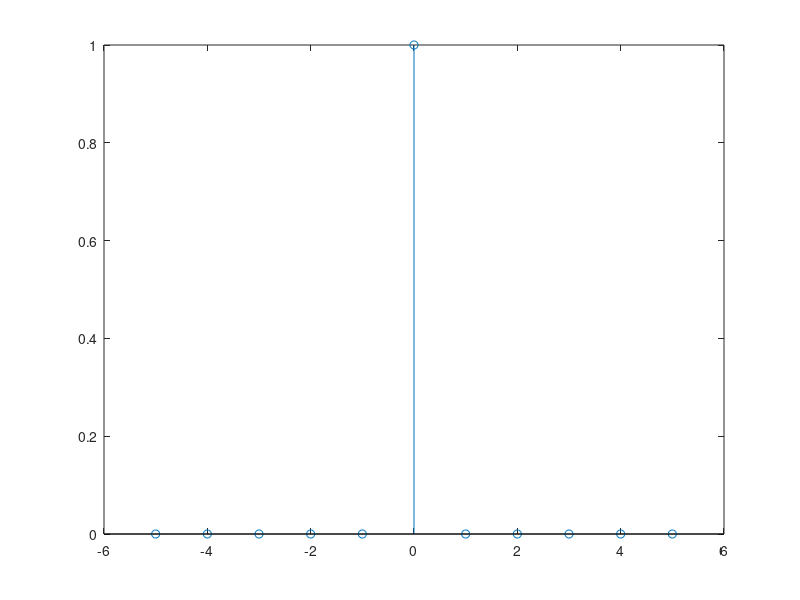
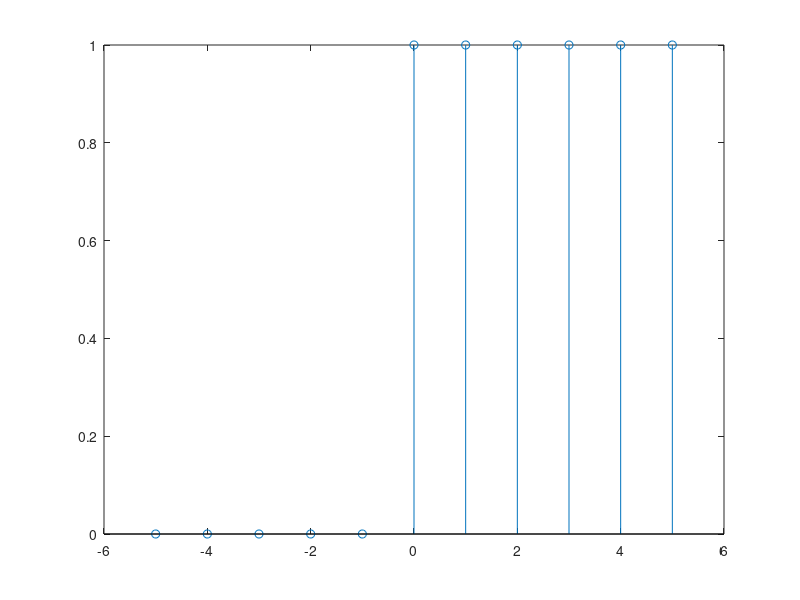
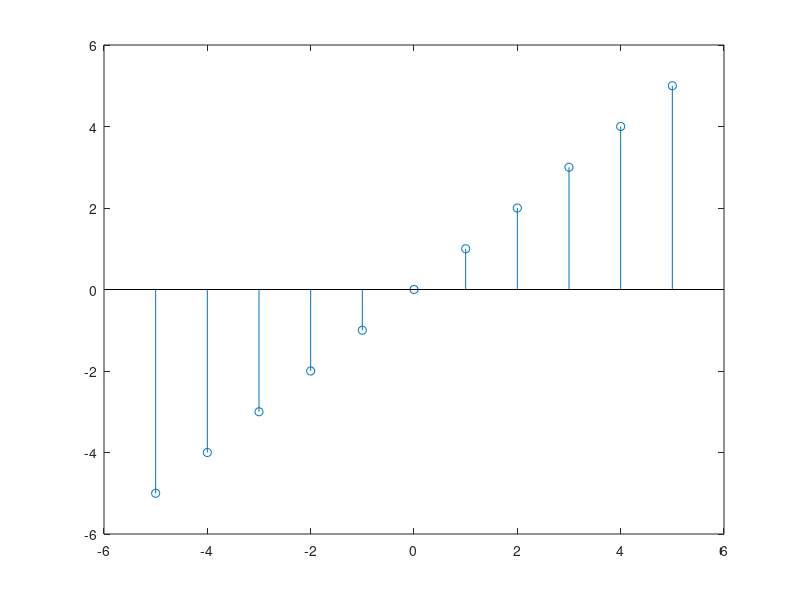
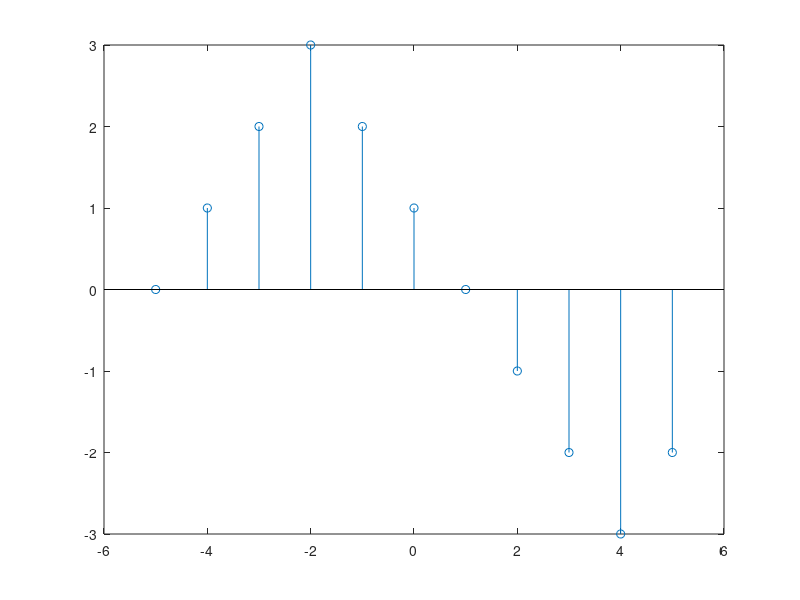

Reproduce these figures in MATLAB, in order.
%% Exercise 1

% The assignment requests explicitly typed definitions,
% so zeros(), ones(), and colons have been avoided here.
delta = [0, 0, 0, 0, 0, 1, 0, 0, 0, 0, 0];
u = [0, 0, 0, 0, 0, 1, 1, 1, 1, 1, 1];
r = [-5, -4, -3, -2, -1, 0, 1, 2, 3, 4, 5];
x = [0, 1, 2, 3, 2, 1, 0, -1, -2, -3, -2];
y = [-1, 0, 1, 2, 3, 2, 1, 0, -1, -2, -3];
figure(1);
stem(r, delta);
figure(2);
stem(r, u);
figure(3);
stem(r, r);
figure(4);
stem(r, x);
figure(5);
stem(r, y);

%% Exercise 2

v = [x, y];
figure(6);
stem(v); % Time axis is unimportant. Simply show periodicity of the signal.
r(3) % Exclude the semicolon to print the value.
x(3)
y(3)

%% Exercise 3

c = fliplr(u);
d = x + y;
e = x - y;
f = 2*x.*delta;
g = 2*r.*c;
figure(7);
stem(r, c);
figure(8);
stem(r, d);
figure(9);
stem(r, e);
figure(10);
stem(r, f);
figure(11);
stem(r, g);

%% Exercise 4

n = -25:25;
delta = [zeros(1, 25), 1, zeros(1, 25)];
u = [zeros(1, 25), ones(1, 26)];
x = (5/6).^n;
y = (-5/6).^n;
z = cos((pi/5).*n);
f = cos((11*pi/5).*n);
figure(12);
stem(n, delta);
figure(13);
stem(n, u);
figure(14);
stem(n, x);
figure(15);
stem(n, y);
figure(16);
stem(n, z);
figure(17);
stem(n, f);

%% Exercise 5

% Typo: "... generated in Exercise 3..." should read 
%       "... generated in Exercise 4...".
% However, the specific signals used are unimportant.
% Simply demonstrate the expressions.

c = z - f;
d = x; % Time-scaling and time-shifting will be done within stem().
e = u;
g = fliplr(u);
h = x;
figure(18);
stem(n, c);
figure(19);
stem(2.*n, d);
figure(20);
stem(n - 5, e);
figure(21);
stem(n, g);
figure(22);
stem(-2.*n + 1, h);

%% Exercise 6

r = exp((j*pi/5).*n);
figure(23);
stem(n, r);